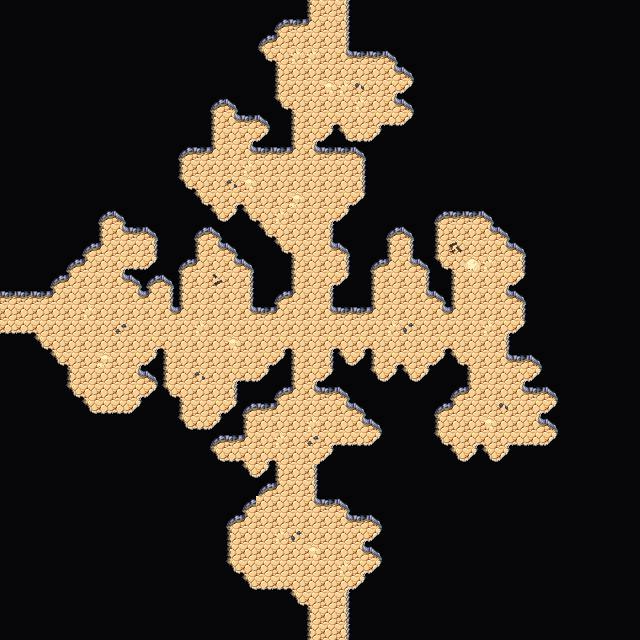

The image is a tile-based game level rendered from a .tmx file. Its description and source (layers, tilesets, objects; grid data summarised) follow:
An orthogonal 40x40 tile map with 16x16 px tiles, 4 tile layers (Collision, Background, Walls, Clutter), 2 tilesets and 3 objects.

<map version="1.5" tiledversion="1.7.2" orientation="orthogonal" renderorder="right-down" width="40" height="40" tilewidth="16" tileheight="16" infinite="0" nextlayerid="7" nextobjectid="63">
 <editorsettings>
  <export target="wastetown..tmx" format="tmx" />
 </editorsettings>
 <tileset firstgid="1" source="../../../tileset/main.tsx" />
 <tileset firstgid="3477" source="../../../tileset/buildings.tsx" />
 <layer id="6" name="Collision" width="40" height="40">
  <data>[1600 cells, 0 non-empty, 0 distinct tile ids]</data>
 </layer>
 <layer id="1" name="Background" width="40" height="40">
  <data>[1600 cells, 1600 non-empty, 1 distinct tile ids]</data>
 </layer>
 <layer id="2" name="Walls" width="40" height="40">
  <data>[1600 cells, 1359 non-empty, 18 distinct tile ids]</data>
 </layer>
 <layer id="3" name="Clutter" width="40" height="40">
  <properties>
   <property name="spriteLayer" type="bool" value="true" />
  </properties>
  <data>[1600 cells, 29 non-empty, 10 distinct tile ids]</data>
 </layer>
 <objectgroup id="4" name="Objects">
  <object id="59" template="../../../obj/door_right.tx" x="1.16667" y="320.333">
   <properties>
    <property name="teleport" value="../common/maps/map/cave/cave_multilevel_4/cave_23I3.tmx" />
    <property name="teleportObjectId" value="63" />
   </properties>
  </object>
  <object id="61" template="../../../obj/door_down.tx" x="319.333" y="19.3333">
   <properties>
    <property name="teleport" value="../common/maps/map/cave/cave_multilevel_4/cave_23H4.tmx" />
    <property name="teleportObjectId" value="62" />
   </properties>
  </object>
  <object id="62" template="../../../obj/door_up.tx" x="321.655" y="639.376">
   <properties>
    <property name="teleport" value="../common/maps/map/cave/cave_multilevel_4/cave_23J4.tmx" />
    <property name="teleportObjectId" value="61" />
   </properties>
  </object>
 </objectgroup>
</map>
